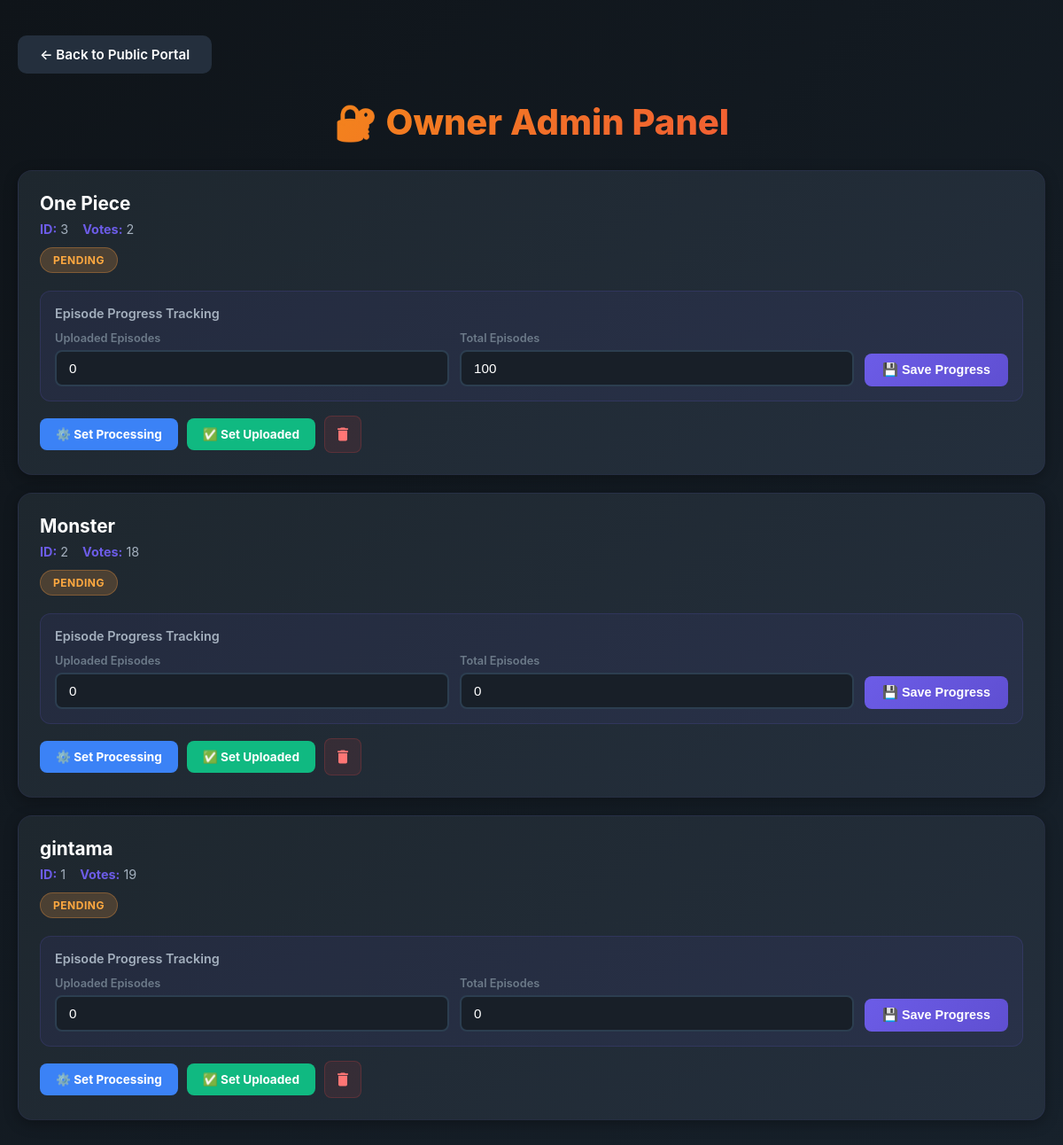
The page /owner_panel on the database its author committed.
### tables this page shows
CREATE TABLE requests (
            id INTEGER PRIMARY KEY AUTOINCREMENT,
            anime_name TEXT NOT NULL,
            votes INTEGER DEFAULT 1,
            status TEXT DEFAULT 'Pending'
        , total_episodes INTEGER DEFAULT 0, uploaded_episodes INTEGER DEFAULT 0);

### app.py (the view)
@app.route('/owner_panel')
def owner_panel():
    conn = sqlite3.connect('requests.db')
    c = conn.cursor()
    c.execute('SELECT * FROM requests ORDER BY id DESC')
    requests_data = c.fetchall()
    conn.close()
    return render_template('admin.html', requests=requests_data)

### templates/admin.html (shortened to what this page needs)
<!DOCTYPE html>
<html lang="en">
<head>
</head>
<body>
    <div class="container">
        <a href="/" class="back-link">← Back to Public Portal</a>
        <h1>🔐 Owner Admin Panel</h1>
        {% if requests %}
        <div class="admin-cards">
            {% for req in requests %}
            <div class="admin-card">
                <div class="card-header">
                    <div class="card-info">
                        <div class="anime-title">{{ req[1] }}</div>
                        <div class="meta-info">
                            <div class="meta-item"><strong>ID:</strong> {{ req[0] }}</div>
                            <div class="meta-item"><strong>Votes:</strong> {{ req[2] }}</div>
                        </div>
                        <div style="margin-top: 12px;">
                            <span class="status-badge status-{{ req[3].lower() }}">
                                {{ req[3] }}
                            </span>
                        </div>
                    </div>
                </div>
                <div class="episode-form">
                    <h4>Episode Progress Tracking</h4>
                    <form action="/update_progress/{{ req[0] }}" method="POST">
                        <div class="episode-inputs">
                            <div class="input-group">
                                <label for="uploaded_{{ req[0] }}">Uploaded Episodes</label>
                                <input type="number" id="uploaded_{{ req[0] }}" name="uploaded_episodes"
                                    value="{{ req[5] }}" min="0" placeholder="0">
                            </div>
                            <div class="input-group">
                                <label for="total_{{ req[0] }}">Total Episodes</label>
                                <input type="number" id="total_{{ req[0] }}" name="total_episodes" value="{{ req[4] }}"
                                    min="0" placeholder="0">
                            </div>
                            <button type="submit">💾 Save Progress</button>
                        </div>
                    </form>
                </div>
                <div class="action-buttons">
                    <a href="/update_status/{{ req[0] }}/Processing" class="btn btn-processing">
                        ⚙️ Set Processing
                    </a>
                    <a href="/update_status/{{ req[0] }}/Uploaded" class="btn btn-uploaded">
                        ✅ Set Uploaded
                    </a>
                    <a href="/delete/{{ req[0] }}" class="delete-icon"
                        onclick="return confirm('Are you sure you want to delete this request?')">
                        <svg viewBox="0 0 24 24" xmlns="http://www.w3.org/2000/svg">
                            <path
                                d="M19,4H15.5L14.5,3H9.5L8.5,4H5V6H19M6,19A2,2 0 0,0 8,21H16A2,2 0 0,0 18,19V7H6V19Z" />
                        </svg>
                    </a>
                </div>
            </div>
            {% endfor %}
        </div>
        {% else %}
        <div class="empty-state">
            <h3>No requests in database</h3>
            <p>Requests will appear here once users start submitting them.</p>
        </div>
        {% endif %}
    </div>
</body>
</html>

### templates/admin.html (style rules this page uses)
* { margin: 0; padding: 0; box-sizing: border-box; }
body { font-family: -apple-system, BlinkMacSystemFont, 'Inter', 'Segoe UI', 'Roboto', sans-serif; background: linear-gradient(135deg, #0f1419 0%, #17212b 100%); color: white; padding: 40px 20px; min-height: 100vh; }
.container { max-width: 1200px; margin: 0 auto; }
h1 { text-align: center; margin-bottom: 30px; font-size: 2.5rem; background: linear-gradient(135deg, #f59e0b 0%, #ef4444 100%); -webkit-background-clip: text; -webkit-text-fill-color: transparent; background-clip: text; font-weight: 800; }
.back-link { display: inline-block; margin-bottom: 30px; padding: 12px 25px; background-color: #242f3d; color: white; text-decoration: none; border-radius: 10px; transition: background-color 0.3s, transform 0.2s; font-weight: 600; font-size: 0.95rem; }
.admin-cards { display: flex; flex-direction: column; gap: 20px; }
.admin-card { background: linear-gradient(145deg, #1e272e 0%, #242f3d 100%); border-radius: 16px; padding: 24px; box-shadow: 0 4px 16px rgba(0, 0, 0, 0.3); border: 1px solid rgba(108, 92, 231, 0.08); }
.card-header { display: flex; justify-content: space-between; align-items: flex-start; margin-bottom: 20px; flex-wrap: wrap; gap: 12px; }
.card-info { flex: 1; min-width: 200px; }
.anime-title { font-size: 1.3rem; font-weight: 700; color: #ffffff; margin-bottom: 8px; }
.meta-info { display: flex; gap: 16px; flex-wrap: wrap; margin-top: 8px; }
.meta-item { font-size: 0.9rem; color: #a4b0be; }
.meta-item strong { color: #6c5ce7; }
.status-badge { display: inline-flex; align-items: center; padding: 6px 14px; border-radius: 20px; font-size: 0.75rem; font-weight: 700; text-transform: uppercase; letter-spacing: 0.5px; }
.status-pending { background-color: rgba(255, 159, 64, 0.2); color: #ffa940; border: 1px solid rgba(255, 159, 64, 0.3); }
.episode-form { background-color: rgba(108, 92, 231, 0.08); padding: 16px; border-radius: 12px; margin-bottom: 16px; border: 1px solid rgba(108, 92, 231, 0.15); }
.episode-form h4 { font-size: 0.9rem; color: #a4b0be; margin-bottom: 12px; font-weight: 600; }
.episode-inputs { display: flex; gap: 12px; flex-wrap: wrap; align-items: flex-end; }
.input-group { flex: 1; min-width: 120px; }
.input-group label { display: block; font-size: 0.8rem; color: #6c7a89; margin-bottom: 6px; font-weight: 600; }
.input-group input { width: 100%; padding: 10px 14px; background-color: #181f28; border: 2px solid #2c3e50; border-radius: 8px; color: #ffffff; font-size: 0.95rem; font-weight: 500; transition: all 0.3s; }
.episode-inputs button { padding: 10px 20px; background: linear-gradient(135deg, #6c5ce7 0%, #5f4fd1 100%); color: white; border: none; border-radius: 8px; font-size: 0.9rem; font-weight: 700; cursor: pointer; transition: all 0.3s; }
.action-buttons { display: flex; gap: 10px; flex-wrap: wrap; align-items: center; }
.btn { padding: 10px 18px; border-radius: 8px; text-decoration: none; font-size: 0.85rem; font-weight: 700; transition: all 0.3s; display: inline-block; text-align: center; }
.btn-processing { background-color: #3b82f6; color: white; }
.btn-uploaded { background-color: #10b981; color: white; }
.delete-icon { display: inline-flex; align-items: center; justify-content: center; padding: 10px; background-color: rgba(239, 68, 68, 0.1); border-radius: 8px; cursor: pointer; transition: all 0.3s; text-decoration: none; border: 1px solid rgba(239, 68, 68, 0.2); }
.delete-icon svg { width: 20px; height: 20px; fill: #ff7675; transition: fill 0.3s; }

### rows shown on the page
requests: anime_name "One Piece", id "3", votes "2", status "PENDING", uploaded_episodes "0", total_episodes "100"
requests: anime_name "Monster", id "2", votes "18", status "PENDING", uploaded_episodes "0", total_episodes "0"
requests: anime_name "gintama", id "1", votes "19", status "PENDING", uploaded_episodes "0", total_episodes "0"
